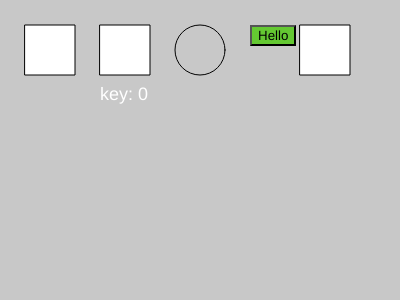
Frame 1 (no input)
Frame 60 (no input): identical to frame 1, image omitted
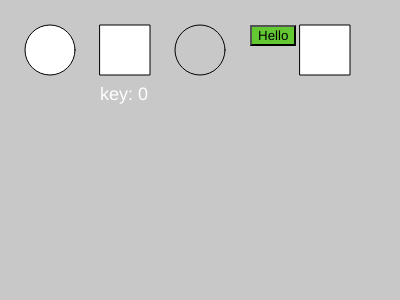
Frame 120 (the mouse pressed at the canvas centre since frame 60)

The p5.js sketch that drew these frames (run headless with seeded random() and noise() and a simulated clock; from frame 60 on, the mouse is pressed at the canvas centre):

// p5.js sketch
// ── sketch.js
let r, g, b, x, y;

function setup() {
  createCanvas(400, 300);
  r = 200;
  g = 200; 
  b = 200; 
  myButton = createButton('Hello');     // Create a button
	myButton.position(250, 25);           // set its position
	myButton.mousePressed(myButtonClick); // On a MouseClick call myButtonClick();
  myButton.style('background', 'rgb(100,200,50)'); 
}

function draw() {
  background(r, g, b);

  // Mouse clicks 
  push();
  fill(255);
  if (mouseIsPressed === true) {
	  ellipse(50, 50, 50, 50); 
  } else {
    rect(25, 25, 50, 50);    
  }
  pop();

  // Key pressed event. 
  push();
  if (keyIsPressed === true && keyCode===82) { // if key is "r"
    fill(200,0,0);
  } else {
    fill(255);
  }
  textSize(18);
  text("key: "+keyCode, 100, 100);
  rect(100, 25, 50, 50); 
  pop();

  // Event on a circle 
  push();
  x = 200;
  y = 50;
  let radius = 50; 
  let distance = dist(mouseX, mouseY, x, y); //distance between mouse and circle
  if(distance < radius/2){ // If the mouse is in the radius 
    fill(100);
    cursor(HAND);
  } else {
    fill(200); 
    cursor(ARROW); 
  }
  ellipse(x, y, radius, radius);
  pop();

  // Event on a rectangle 
  push();
  x = 300; 
  y = 25; 
  w = 50;
  h = 100;
  fill(255);
  // Works out the coordiantes on the screen 
  if ((mouseX>x) && (mouseX<x+w) && (mouseY>y) && (mouseY<y+h)){
    fill(0);
  }
  rect(x, y, 50, 50);
  pop();

}


function myButtonClick() {
	r = random(50, 255);
  g = random(50, 255);
  b = random(50, 255);
}

function windowResized() {
	r = 255;
  g = 0;
  b = 0;
  resizeCanvas(windowWidth, windowHeight);
}
